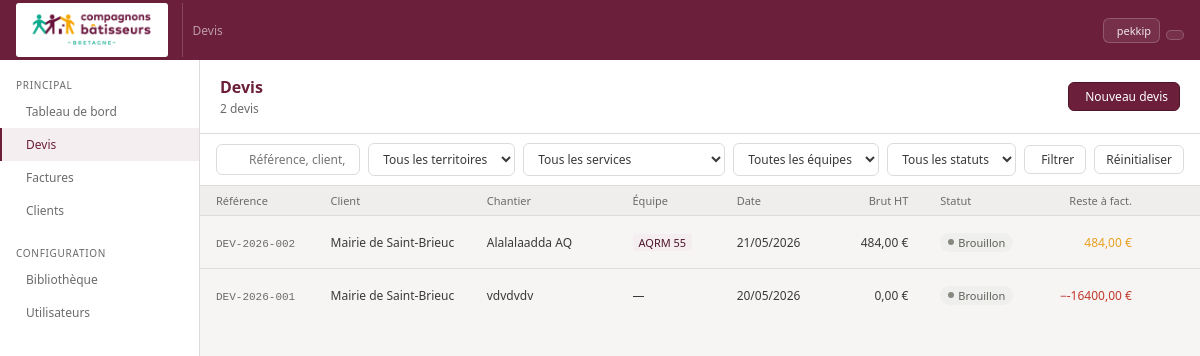
The app's page /devis/ (signed in), older data.
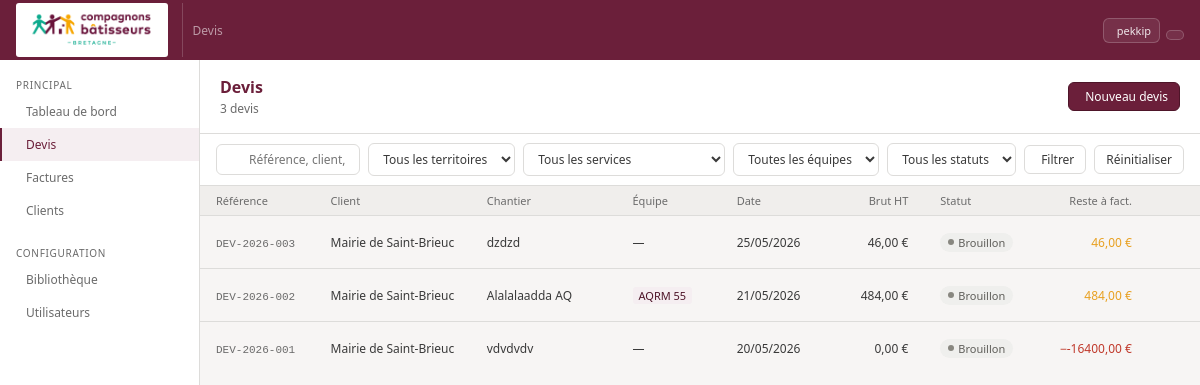
The same page, newer data.
### core/models.py (models this page shows, shortened)
class Devis(models.Model):
    STATUS_CHOICES = [
        ('draft',    'Brouillon'),
        ('sent',     'Envoyé'),
        ('accepted', 'Accepté'),
        ('refused',  'Refusé'),
        ('expired',  'Expiré'),
    ]
    reference = models.CharField(max_length=50, unique=True)
    client = models.ForeignKey(
        Client, on_delete=models.PROTECT, related_name='devis'
    )
    equipe = models.ForeignKey(
        Equipe, on_delete=models.SET_NULL,
        null=True, blank=True, related_name='devis'
    )
    chantier = models.CharField(max_length=300)
    chantier_adresse1 = models.CharField(max_length=200, blank=True)
    chantier_adresse2 = models.CharField(max_length=200, blank=True)
    chantier_cp = models.CharField(max_length=10, blank=True)
    chantier_ville = models.CharField(max_length=100, blank=True)
    status = models.CharField(
        max_length=20, choices=STATUS_CHOICES, default='draft'
    )
    date_creation = models.DateField(auto_now_add=True)
    date_validite = models.DateField(null=True, blank=True)
    taux_mo = models.DecimalField(
        max_digits=6, decimal_places=2, default=46.00
    )
    notes = models.TextField(blank=True)
    conditions_devis = models.TextField(
        blank=True,
        help_text="Conditions de vente pour ce devis (copié depuis les préférences à la création)"
    )
    fin_group_title = models.CharField(
        max_length=100, default='Financements',
        help_text="Titre du groupe de financements"
    )
    created_by = models.ForeignKey(
        User, on_delete=models.SET_NULL,
        null=True, related_name='devis_crees'
    )
    created_at = models.DateTimeField(auto_now_add=True)
    updated_at = models.DateTimeField(auto_now=True)
    class Meta:
        ordering = ['-created_at']
        verbose_name = 'Devis'
        verbose_name_plural = 'Devis'
    def total_brut(self):
        return sum(
            l.total() for l in self.lignes.filter(parent=None)
            if l.type_ligne != 'FIN'
        )
    def total_facture(self):
        return sum(
            f.montant for f in self.factures.exclude(status='cancelled')
            if f.type_doc in ('facture', 'acompte')
        ) - sum(
            f.montant for f in self.factures.exclude(status='cancelled')
            if f.type_doc == 'avoir'
        )
    def reste_a_facturer(self):
        return self.total_brut() - self.total_facture()

class Client(models.Model):
    nom = models.CharField(max_length=200)
    contact = models.CharField(max_length=200, blank=True)
    email = models.EmailField(blank=True)
    telephone = models.CharField(max_length=50, blank=True)
    adresse = models.TextField(blank=True)
    created_at = models.DateTimeField(auto_now_add=True)
    class Meta:
        ordering = ['nom']
        verbose_name = 'Client'
    def __str__(self):
        return self.nom

class Equipe(models.Model):
    service = models.ForeignKey(
        Service, on_delete=models.PROTECT, related_name='equipes'
    )
    nom = models.CharField(max_length=200)
    ordre = models.IntegerField(default=0)
    class Meta:
        ordering = ['service', 'ordre', 'nom']
        verbose_name = 'Équipe'

class LigneDevis(models.Model):
    TYPE_CHOICES = [
        ('F',     'Forfait'), # supprimer?
        ('FMO',   'Forfait main d\'œuvre'),
        ('FMAT',  'Forfait matériaux'),
        ('S',     'Ouvrage simple'),
        ('C',     'Ouvrage composite'),
        ('MO',    'Main d\'œuvre'),
        ('MAT',   'Matériau'),
        ('OUV',   'Sous-ouvrage'),
        ('FIN',   'Financement'),
        ('TITRE', 'Titre'),
    ]
    devis = models.ForeignKey(
        Devis, on_delete=models.CASCADE, related_name='lignes'
    )
    parent = models.ForeignKey(
        'self', on_delete=models.CASCADE,
        null=True, blank=True, related_name='enfants'
    )
    type_ligne = models.CharField(max_length=5, choices=TYPE_CHOICES)
    description = models.TextField(blank=True)
    quantite = models.DecimalField(
        max_digits=10, decimal_places=3, default=1
    )
    unite = models.CharField(max_length=50, blank=True)
    cout_unitaire = models.DecimalField(
        max_digits=10, decimal_places=2, null=True, blank=True
    )
    ordre = models.IntegerField(default=0)
    ouvert = models.BooleanField(default=True)
    class Meta:
        ordering = ['ordre']
        verbose_name = 'Ligne de devis'
    def total(self):
        enfants = self.enfants.all()
        if self.type_ligne == 'TITRE':
            return sum(e.total() for e in enfants)
        if enfants.exists():
            return self.quantite * sum(e.total() for e in enfants)
        if self.cout_unitaire is not None:
            return self.quantite * self.cout_unitaire
        return Decimal('0')

### core/views.py (the view, shortened to what this page needs)
# urls.py: path('devis/', views.devis_list, name='devis-list'),
@login_required
def devis_list(request):
    profil = get_profil(request.user)
    qs = Devis.objects.select_related('client', 'equipe__service__territoire').all()
    status = request.GET.get('status', '')
    client_id = request.GET.get('client', '')
    equipe_id = request.GET.get('equipe', '')
    service_id = request.GET.get('service', '')
    territoire_id = request.GET.get('territoire', '')
    q = request.GET.get('q', '')
    if status:
        qs = qs.filter(status=status)
    if client_id:
        qs = qs.filter(client_id=client_id)
    if equipe_id:
        qs = qs.filter(equipe_id=equipe_id)
    if service_id:
        qs = qs.filter(equipe__service_id=service_id)
    if territoire_id:
        qs = qs.filter(equipe__service__territoire_id=territoire_id)
    for d in qs:
        d.rtf = d.reste_a_facturer()
    return render(request, 'core/devis_list.html', {
        'devis': qs,
        'clients': Client.objects.all(),
        'equipes': Equipe.objects.select_related('service__territoire').all(),
        'services': Service.objects.select_related('territoire').all(),
        'territoires': Territoire.objects.all(),
        'profil': profil,
        'status_filter': status,
        'client_filter': client_id,
        'equipe_filter': equipe_id,
        'service_filter': service_id,
        'territoire_filter': territoire_id,
        'q': q,
        'peut_supprimer': {d.pk: peut_supprimer_devis(request.user, d) for d in qs},  # ← ici
    })

### core/context_processors.py (called while the page is built)
def params_association(request):
    return {'params': ParametresAssociation.get()}

### core/models.py (called while the page is built)
    def __str__(self):
        return self.nom

    @classmethod
    def get(cls):
        obj, _ = cls.objects.get_or_create(pk=1)
        return obj

### core/permissions.py (called while the page is built)
def _get_profil(user):
    try:
        return user.profil
    except Exception:
        return None

def peut_modifier_devis(user, devis):
    if not user.is_authenticated:
        return False
    profil = _get_profil(user)
    if not profil:
        return False
    if profil.role == 'admin':
        return True
    if profil.role == 'comptable':
        return False
    if devis.created_by == user:
        return True
    if _partage_equipe_devis(profil, devis):
        return True
    return False

def peut_supprimer_devis(user, devis):
    if devis.status != 'draft':
        return False
    return peut_modifier_devis(user, devis)

### core/templatetags/core_extras.py (called while the page is built)
@register.filter
def get_item(dictionary, key):
    return dictionary.get(key)

### core/views.py (called while the page is built)
def get_profil(user):
    profil, _ = ProfilUtilisateur.objects.get_or_create(user=user)
    return profil

### core/templates/core/devis_list.html (shortened to what this page needs)
{% extends 'core/base.html' %}
{% load core_extras %}
{% block nav_devis %}active{% endblock %}
{% block topbar_title %}Devis{% endblock %}
{% block content %}
<div class="page-hd">
  <div><div class="page-title">Devis</div><div class="page-sub">{{ devis|length }} devis</div></div>
  <a href="{% url 'core:devis-create' %}" class="btn btn-prune"> Nouveau devis</a>
</div>
<form method="get" id="filter-form">
<div class="toolbar">
  <div class="search-wrap"><input class="search-inp" name="q" value="{{ q }}" placeholder="Référence, client, chantier…"/></div>
  <select class="sel" name="territoire" onchange="this.form.submit()">
    <option value="">Tous les territoires</option>
  </select>
  <select class="sel" name="service" onchange="this.form.submit()">
    <option value="">Tous les services</option>
  </select>
  <select class="sel" name="equipe" onchange="this.form.submit()">
    <option value="">Toutes les équipes</option>
  </select>
  <select class="sel" name="status" onchange="this.form.submit()" style="min-width:110px">
    <option value="">Tous les statuts</option>
  </select>
  <button type="submit" class="btn"> Filtrer</button>
  <a href="{% url 'core:devis-list' %}" class="btn">Réinitialiser</a>
</div>
</form>
<div style="flex:1;overflow-y:auto">
<table>
  <thead><tr>
    <th style="width:11%">Référence</th>
    <th style="width:15%">Client</th>
    <th style="width:14%">Chantier</th>
    <th style="width:10%">Équipe</th>
    <th style="width:9%">Date</th>
    <th class="num" style="width:10%">Brut HT</th>
    <th style="width:10%">Statut</th>
    <th class="num" style="width:11%">Reste à fact.</th>
    <th style="width:5%"></th>
  </tr></thead>
  <tbody>
    {% for d in devis %}
    <tr style="cursor:pointer" onclick="location='{% url 'core:devis-detail' d.pk %}'">
      <td><span class="mono">{{ d.reference }}</span></td>
      <td>{{ d.client }}</td>
      <td>{{ d.chantier }}</td>
      <td>
        {% if d.equipe %}
        <span style="font-size:11px;background:var(--prune-lt);color:var(--prune-dk);padding:1px 6px;border-radius:3px">{{ d.equipe.nom }}</span>
        {% else %}—{% endif %}
      </td>
      <td>{{ d.date_creation|date:"d/m/Y" }}</td>
      <td class="num">{{ d.total_brut|floatformat:2 }} €</td>
      <td><span class="badge b-{{ d.status }}"><span class="dot dot-{{ d.status }}"></span>{{ d.get_status_display }}</span></td>
      <td class="num" style="color:{% if d.rtf > 0 %}var(--amber){% elif d.rtf < 0 %}var(--red){% else %}var(--teal-dk){% endif %}">
        {% if d.rtf < 0 %}−{% endif %}{{ d.rtf|floatformat:2 }} €
      </td>
      <td style="text-align:right" onclick="event.stopPropagation()">
        <a href="{% url 'core:devis-duplicate' d.pk %}" class="ico-btn" title="Dupliquer"></a>
        {% if peut_supprimer|get_item:d.pk %}
        <form method="post" action="{% url 'core:devis-delete' d.pk %}" style="display:inline" onsubmit="return confirm('Supprimer ce devis ?')">
          <button type="submit" class="ico-btn danger"></button>
        </form>
        {% endif %}
      </td>
    </tr>
    {% empty %}
    <tr><td colspan="9" style="text-align:center;padding:2rem;color:var(--gray-md)">
      Aucun devis. <a href="{% url 'core:devis-create' %}" class="btn btn-sm btn-prune" style="margin-left:8px">Créer le premier</a>
    </td></tr>
    {% endfor %}
  </tbody>
</table>
</div>
{% endblock %}

Row changes from the older to the newer data that the page shows:
added Devis: reference "DEV-2026-003", client "Mairie de Saint-Brieuc", chantier "dzdzd", date_creation "25/05/2026", total_brut "46,00", status "Brouillon", rtf "46,00"
Text that changed along with them:
{{ devis|length }}: "2" → "3"
